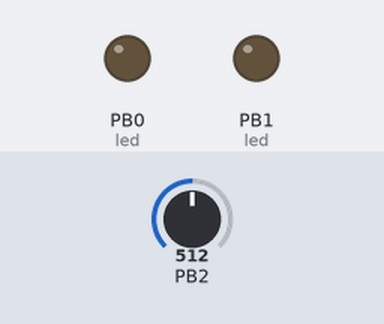
A program run on a simulated ATtiny13, built with avr-gcc and emulated at 8 MHz. Parts: output pins drawn as LEDs (lit = HIGH). Dashed ring = blinking. The test bench sets the inputs (shaded band); at power-on: PB2 = 512. Random numbers use the default seed unless the program sets one.

Above: at 1.2 s.
1.3 s: PB2 set to 485
At 1.6 s:
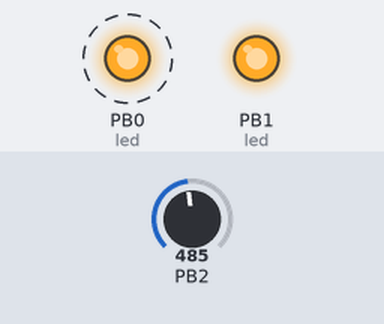
2.8 s: PB2 set to 510
At 4.0 s:
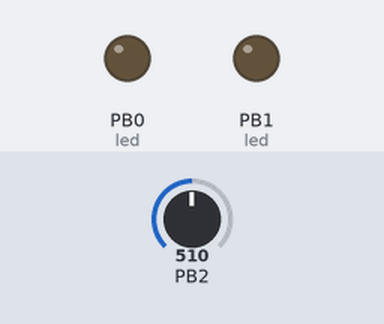
4.3 s: PB2 set to 490
At 5.0 s:
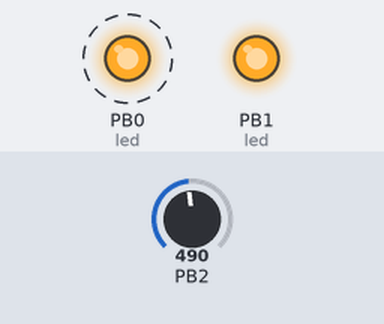
Timing chart, 0 to 11.8 s (numbered marks = the images above; inputs shaded):
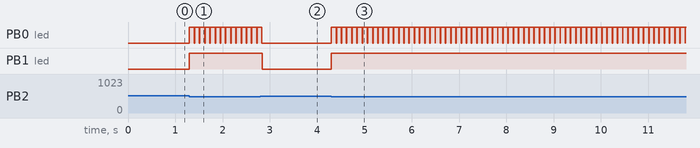

Measured:
- the behaviour switches between 500 and 499 on PB2 (found by bisection; images 0 and 1)
- after the input at 1.3 s, PB0 (led): alternates HIGH for 0.10 s and LOW for 0.01 s, starting at once; PB1 (led): LOW → HIGH at once
- after the input at 2.8 s, PB1 (led): HIGH → LOW at once
- after the input at 4.3 s, PB0 (led): alternates HIGH for 0.10 s and LOW for 0.01 s, starting at once; PB1 (led): LOW → HIGH at once

The program:

main.c
```c
#define F_CPU 8000000UL // Define software reference clock for delay duration

#include <stdlib.h>
#include <util/delay.h>
#include <avr/eeprom.h>
#include <avr/io.h>


int raw;
int oldRaw;
short counter;

int rng(int, int);
unsigned short adc_read(unsigned char pin);
void adc_init();
void delay_ms(uint16_t ms) ;


int main(void)
{

	adc_init();//initialize the LDR input

	DDRB = 0x00;
  	//DDRB |= (1<<PB4);//set led OUTPUT
	//DDRB |= (1<<PB3);//set led OUTPUT
	DDRB |= (1<<PB1);//set led OUTPUT
	DDRB |= (1<<PB0);//set led OUTPUT

	//PB2 input temp

	while (1 == 1)
	{
			raw = adc_read(1);//reading temperature value
			PORTB &=~(1<<PB1);

			if (  raw < 500 ){
 				PORTB |=(1<<PB1);
				PORTB |=(1<<PB0);
  				delay_ms(100);
				PORTB &=~(1<<PB0);
  				delay_ms(10);

				//oldRaw = adc_read(1);
				//delay_ms(500);
		}
   }

   return 1;
}


 void delay_ms(uint16_t ms) {
  while (ms) {
    _delay_ms(1);
    ms--;
  }
}

// Return a random number in the range min <= n <= max
int rng(int min, int max)
{
	return (min + (rand() / (RAND_MAX/(max+1))));	// not using _quite_ the most naive application of rand()
}

void adc_init()
{
	/* internal pull-ups interfere with the ADC. disable the
	 * pull-up on the pin if it's being used for ADC. either
	 * writing 0 to the port register or setting it to output
	 * should be enough to disable pull-ups. */
	PORTB &= ~_BV(PB2);
	//DDRB = 0x00;
	DDRB &= ~_BV(PB2);
	/* unless otherwise configured, arduinos use the internal Vcc
	 * reference. MUX 0x0f samples the ground (0.0V). */
	ADMUX = 0x0D;//B1101 = GND attiny45 page 139
	/*
	 * Enable the ADC system, use 128 as the clock divider on a 16MHz
	 * arduino (ADC needs a 50 - 200kHz clock) and start a sample. the
	 * AVR needs to do some set-up the first time the ADC is used; this
	 * first, discarded, sample primes the system for later use.
	 */
	ADCSRA |= _BV(ADEN) | _BV(ADPS1) | _BV(ADPS0) | _BV(ADSC);
	/* wait for the ADC to return a sample */
	loop_until_bit_is_clear(ADCSRA, ADSC);
}

unsigned short adc_read(unsigned char pin)
{
	unsigned char l, h, r;

	r = (ADMUX & 0xf0) | (pin & 0x0f);
	ADMUX = r; /* select the input channel */
	ADCSRA |= _BV(ADSC);
	loop_until_bit_is_clear(ADCSRA, ADSC);

	/* must read the low ADC byte before the high ADC byte */
	l = ADCL;
	h = ADCH;

	return ((unsigned short)h << 8) | l;
}
```
